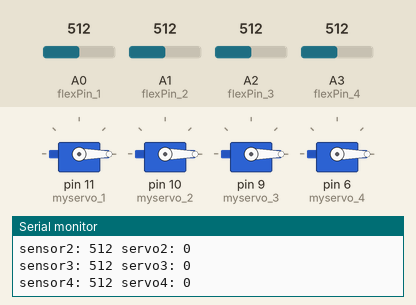
Bench run of a sketch on a simulated Arduino Uno, built with avr-gcc and run on an emulated ATmega328P. On the bench: 4 × servo, the last lines printed to the serial monitor. Inputs (shaded band) come from the test bench; at power-on: A0 (flexPin_1) = 512, A1 (flexPin_2) = 512, A2 (flexPin_3) = 512, A3 (flexPin_4) = 512.

Above: at 1.3 s.
1.4 s: A0 (flexPin_1) set to 218
2.9 s: A0 (flexPin_1) set to 184
At 3.6 s:
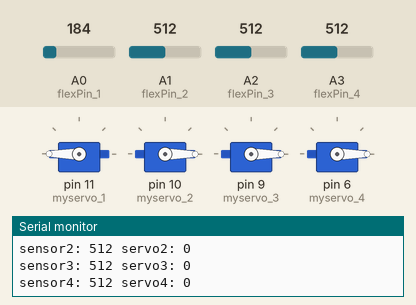
4.7 s: A1 (flexPin_2) set to 209
6.2 s: A1 (flexPin_2) set to 184
At 7.6 s:
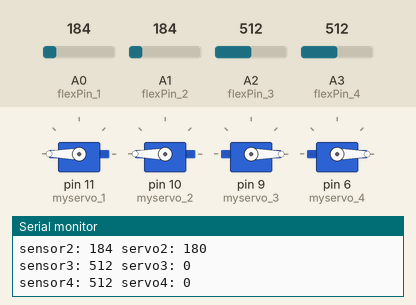
7.9 s: A2 (flexPin_3) set to 208
9.4 s: A2 (flexPin_3) set to 182
At 10.8 s:
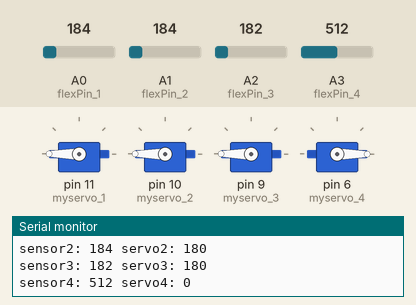
Timing chart, 0 to 12.1 s (numbered marks = the images above; inputs shaded):
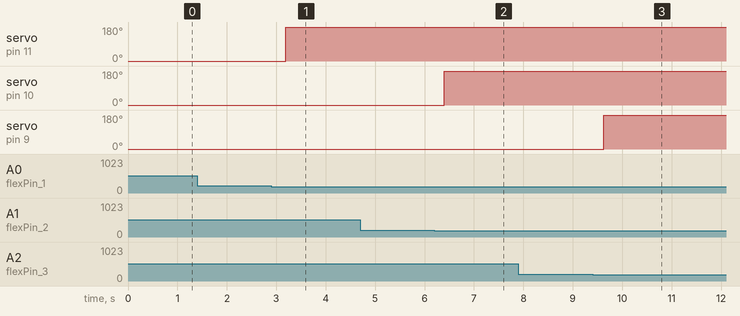

Measured:
- the behaviour switches between 200 and 199 on A0 (flexPin_1) (found by bisection; images 0 and 1)
- the behaviour switches between 200 and 199 on A1 (flexPin_2) (found by bisection; images 1 and 2)
- the behaviour switches between 200 and 199 on A2 (flexPin_3) (found by bisection; images 2 and 3)
- after the input at 2.9 s, servo on pin 11 (myservo_1): 0° → 180° after 0.30 s
- after the input at 6.2 s, servo on pin 10 (myservo_2): 0° → 180° after 0.20 s
- after the input at 9.4 s, servo on pin 9 (myservo_3): 0° → 180° after 0.22 s

The sketch:

robo-hand_1.ino
```cpp
// Подключаем библиотеку для работы с сервоприводами
#include <Servo.h>

// Создаём объект для управления сервоприводом
Servo myservo_1;
Servo myservo_2;
Servo myservo_3;
Servo myservo_4;

// Подключаем тензорезисторы к пинам
const int flexPin_1 = A0; // мелкий
const int flexPin_2 = A1; // сред
const int flexPin_3 = A2; // указ
const int flexPin_4 = A3; // больш

void setup()
{
  Serial.begin(9600); // скорость обмена данными

  // Подключаем сервоприводы к пинам
  myservo_1.attach(11); // мелкий
  myservo_2.attach(10); // сред
  myservo_3.attach(9); // указ
  myservo_4.attach(6); // больш
}

void loop()
{
  int flexPosition_1;
  int servoPosition_1;

  int flexPosition_2;
  int servoPosition_2;

  int flexPosition_3;
  int servoPosition_3;

  int flexPosition_4;
  int servoPosition_4;

  // Управление рукой робота

  // Мелкий палец
  flexPosition_1 = analogRead(flexPin_1); // чтение данных с вывода, к которому подключен резистор

  if ((flexPosition_1 < 200) && (flexPosition_1 > 90))
    servoPosition_1 = 180; // поворот вала сервопривода на 180 градусов

  else
    servoPosition_1 = 0;

  myservo_1.write(servoPosition_1);
  Serial.print("sensor1: ");
  Serial.print(flexPosition_1);
  Serial.print(" servo1: ");
  Serial.println(servoPosition_1);

  // Средний палец
  flexPosition_2 = analogRead(flexPin_2);

  if ((flexPosition_2 < 200) && (flexPosition_2 > 90))
    servoPosition_2 = 180;
  else
    servoPosition_2 = 0;

  myservo_2.write(servoPosition_2);
  Serial.print("sensor2: ");
  Serial.print(flexPosition_2);
  Serial.print(" servo2: ");
  Serial.println(servoPosition_2);

  // Указательный палец
  flexPosition_3 = analogRead(flexPin_3);

  if ((flexPosition_3 < 200) && (flexPosition_3 > 90))
    servoPosition_3 = 180;
  else
    servoPosition_3 = 0;
  myservo_3.write(servoPosition_3);
  Serial.print("sensor3: ");
  Serial.print(flexPosition_3);
  Serial.print(" servo3: ");
  Serial.println(servoPosition_3);

  // Большой палец
  flexPosition_4 = analogRead(flexPin_4);

  if ((flexPosition_4 < 200) && (flexPosition_4 > 90))
    servoPosition_4 = 180;
  else
    servoPosition_4 = 0;
  myservo_4.write(servoPosition_4);
  Serial.print("sensor4: ");
  Serial.print(flexPosition_4);
  Serial.print(" servo4: ");
  Serial.println(servoPosition_4);

  delay(500); // задержка 0.5 с
}
```
